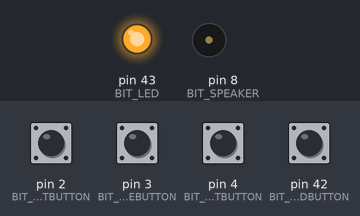
A sketch run on a simulated Arduino Mega 2560, built with avr-gcc and run on an emulated ATmega2560. On the bench: output pins drawn as LEDs (lit = HIGH), buzzer (waves = sounding). The test bench sets the inputs (shaded band); at power-on: pin 2 (BIT_LEFTBUTTON), pin 3 (BIT_MIDDLEBUTTON), pin 4 (BIT_RIGHTBUTTON), pin 42 (BIT_ADDEDBUTTON) HIGH.

Above: at 1.2 s.
1.3 s: pin 2 (BIT_LEFTBUTTON) pulled LOW for 0.15 s
At 1.42 s:
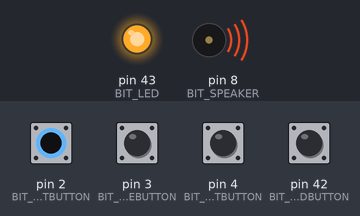
3.0 s: pin 42 (BIT_ADDEDBUTTON) pulled LOW for 0.15 s
At 3.07 s:
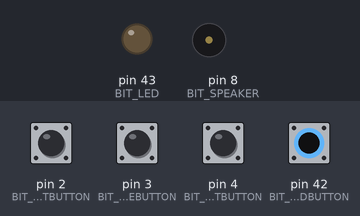
4.6 s: pin 2 (BIT_LEFTBUTTON) driven LOW and pin 42 (BIT_ADDEDBUTTON) driven LOW
At 5.8 s:
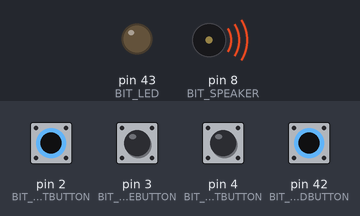
6.1 s: pin 2 (BIT_LEFTBUTTON) driven HIGH
At 7.0 s:
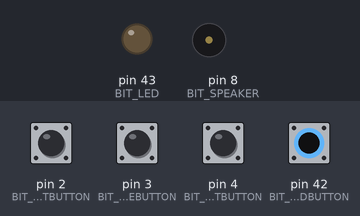
7.6 s: pin 2 (BIT_LEFTBUTTON) driven LOW
At 8.4 s:
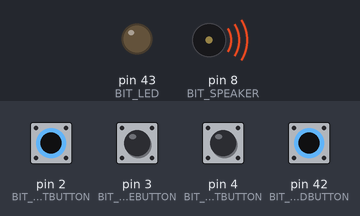
Timing chart, 0 to 10.1 s (numbered marks = the images above; inputs shaded):
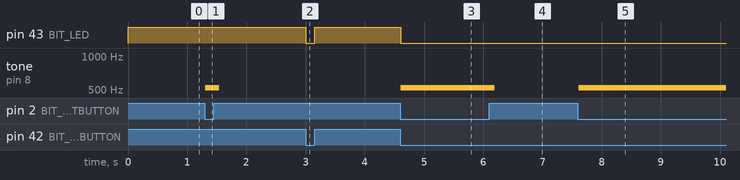

Measured:
- after the input at 1.3 s, tone on pin 8 (BIT_SPEAKER): silent → 523 Hz at once, → silent 0.24 s later
- after the input at 3.0 s, pin 43 (BIT_LED): HIGH → LOW at once, → HIGH 0.15 s later
- after the input at 4.6 s, pin 43 (BIT_LED): HIGH → LOW at once; tone on pin 8 (BIT_SPEAKER): silent → 523 Hz at once
- after the input at 6.1 s, tone on pin 8 (BIT_SPEAKER): 523 Hz → silent after 0.10 s
- after the input at 7.6 s, tone on pin 8 (BIT_SPEAKER): silent → 523 Hz at once

The sketch:

Part_B.ino
```cpp
/*
  Keyboard

  Plays a pitch that changes based on a changing
  input circuit:
  * 3 pushbuttons from +5V to analog in 0 through
  3
  * 3 10K resistors from analog in 0 through 3 to
  ground
  * 8-ohm speaker on digital pin 8
*/

// 2 on Mega2560 is PE4
#define REG_DDR_LEFTBUTTON DDRE
#define REG_PORT_LEFTBUTTON PORTE
#define REG_PIN_LEFTBUTTON PINE
#define BIT_LEFTBUTTON 4

// 3 on Mega2560 is PE5
#define REG_DDR_MIDDLEBUTTON DDRE
#define REG_PORT_MIDDLEBUTTON PORTE
#define REG_PIN_MIDDLEBUTTON PINE
#define BIT_MIDDLEBUTTON 5

// 4 on Mega2560 is PG5
#define REG_DDR_RIGHTBUTTON DDRG
#define REG_PORT_RIGHTBUTTON PORTG
#define REG_PIN_RIGHTBUTTON PING
#define BIT_RIGHTBUTTON 5

// Pin 42 on Mega2560 is PL7
#define REG_DDR_ADDEDBUTTON DDRL
#define REG_PORT_ADDEDBUTTON PORTL
#define REG_PIN_ADDEDBUTTON PINL
#define BIT_ADDEDBUTTON 7

// Pin 8 on Mega2560 is PH5
#define REG_DDR_SPEAKER DDRH
#define REG_PORT_SPEAKER PORTH
#define REG_PIN_SPEAKER PINH
#define BIT_SPEAKER 5

// Pin 43 on Mega2560 is PL6
#define REG_DDR_LED DDRL
#define REG_PORT_LED PORTL
#define REG_PIN_LED PINL
#define BIT_LED 6


int pos = 0;

void setup()
{
  REG_DDR_SPEAKER |= _BV(BIT_SPEAKER);
  REG_DDR_LED |= _BV(BIT_LED);

  REG_DDR_LEFTBUTTON &= ~_BV(BIT_LEFTBUTTON);
  REG_PORT_LEFTBUTTON |= _BV(BIT_LEFTBUTTON);

  REG_DDR_MIDDLEBUTTON &= ~_BV(BIT_MIDDLEBUTTON);
  REG_PORT_MIDDLEBUTTON |= _BV(BIT_MIDDLEBUTTON);

  REG_DDR_RIGHTBUTTON &= ~_BV(BIT_RIGHTBUTTON);
  REG_PORT_RIGHTBUTTON |= _BV(BIT_RIGHTBUTTON);

  REG_DDR_ADDEDBUTTON &= ~_BV(BIT_ADDEDBUTTON);
  REG_PORT_ADDEDBUTTON |= _BV(BIT_ADDEDBUTTON);
}

void loop()
{
  if (bit_is_clear(REG_PIN_LEFTBUTTON, BIT_LEFTBUTTON)) {
    tone(8, 523, 100); // play tone 60 (C5 = 523 Hz)
    //REG_PORT_LED &= ~_BV(BIT_LED);
  }

  if (bit_is_clear(REG_PIN_MIDDLEBUTTON, BIT_MIDDLEBUTTON)) {
    tone(8, 587, 100); // play tone 61 (D5 = 587 Hz)
    //REG_PORT_LED &= ~_BV(BIT_LED);
  }

  if (bit_is_clear(REG_PIN_RIGHTBUTTON, BIT_RIGHTBUTTON)) {
    tone(8, 659, 100); // play tone 62 (E5 = 659 Hz)
    //REG_PORT_LED &= ~_BV(BIT_LED);
  }

  if (bit_is_clear(REG_PIN_ADDEDBUTTON, BIT_ADDEDBUTTON)) {
    //tone(8, 784, 100); // play tone 63 (G5 = 784 Hz)
    // reverse of what you think because wired to power through resistor, not ground
    REG_PORT_LED &= ~_BV(BIT_LED);
  }
  else {
    // reverse of what you think because wired to power through resistor, not ground
    REG_PORT_LED |= _BV(BIT_LED);
  }

  REG_PORT_SPEAKER &= ~_BV(BIT_SPEAKER);


  delay(10); // Delay a little bit to improve simulation performance
}
```
